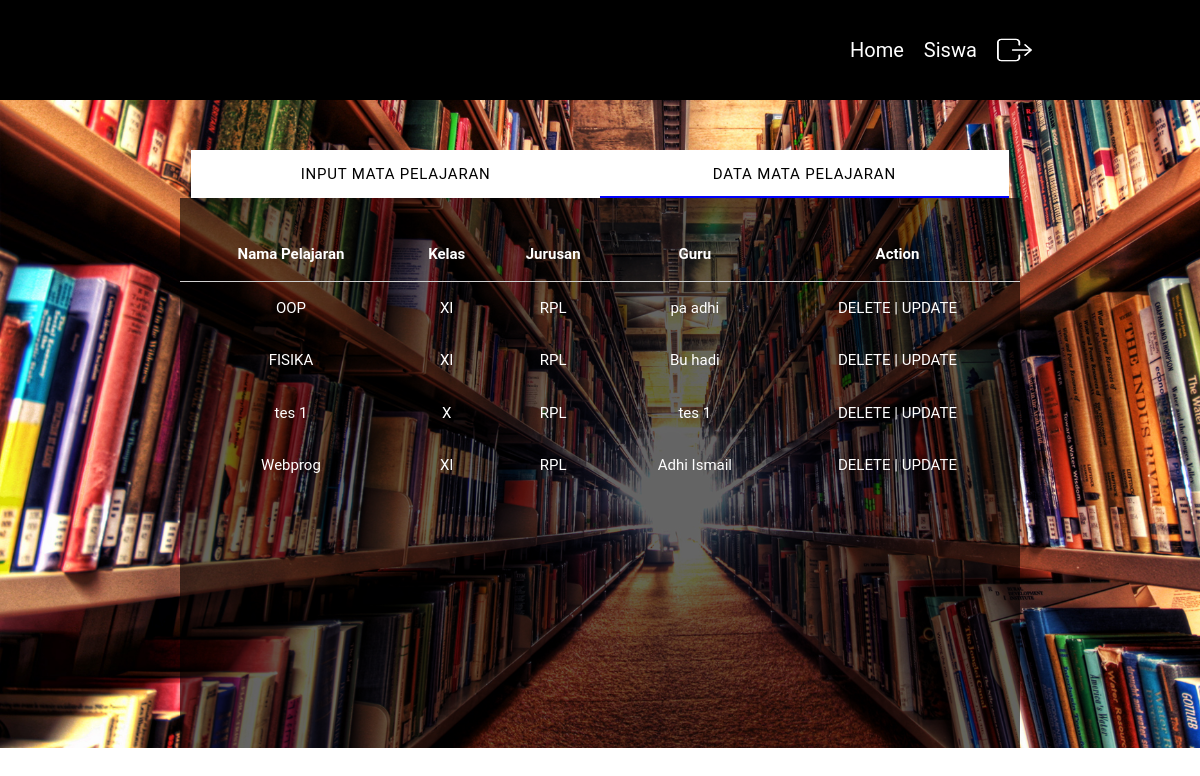
Page /admin/mapel/input.php on the committed database.
### tables this page shows
CREATE TABLE `tb_mapel` (
  `id_mapel` int(11) NOT NULL,
  `nama_pel` varchar(50) NOT NULL,
  `kelas` enum('X','XI','XII','XIII') NOT NULL,
  `jurusan` enum('RPL','TKJ','AK') NOT NULL,
  `guru` varchar(50) NOT NULL
);

### admin/mapel/input.php (the view, shortened to what this page needs)
<!DOCTYPE html>
<html lang="en">
<head>
	<link rel="stylesheet" href="../../asset/css/materialize.min.css">
	<link rel="stylesheet" href="../../asset/css/style.css">
</head>
<body style="background:url(../../asset/img/mapel.jpg)no-repeat;background-size:cover;">
<div class="navigasi">
	<ul class="forakun">
		<li class="nama_kelas"><a href="../admin.php" class="white-text">Home</a></li>
		<li class="nama_kelas"><a href="../siswa/inputsiswa.php" class="white-text">Siswa</a></li><li><a href="../../asset/log.php?op=out"><img src="../../asset/img/logout.png" width="35px" height="30px" style="margin:20px 0px;" alt=""></a></li>
</ul>
</div>
 <div class="row" style="margin-top:150px;">
   <div class="container">
    <div class="col s12">
      <ul class="tabs">
        <li class="tab col s3"><a href="#test1">Input Mata Pelajaran</a></li>
        <li class="tab col s3"><a class="active" href="#test2">Data Mata Pelajaran</a></li>
      </ul>
    </div>
    <div id="test2" class="col s12"style="background: rgba(0, 0, 0, 0.6);padding:30px 0px;height:550px;overflow-y:scroll;overflow-x:hidden;">
    <?php
$konek = mysqli_connect("localhost","root","","absensi");
$tampil = "SELECT * FROM tb_mapel";
$hasil = mysqli_query($konek,$tampil);
?>
    	<table>
        <thead class="white-text">
          <tr>
              <th data-field="id" class="center">Nama Pelajaran</th>
              <th data-field="name" class="center">Kelas</th>
              <th data-field="name" class="center">Jurusan</th>
              <th data-field="price" class="center">Guru</th>
              <th data-field="price" class="center">Action</th>
          </tr>
        </thead>
        <tbody class="white-text">
			<?php
	while($data=mysqli_fetch_array($hasil)){
		echo "
			<tr>
				<td class='center'>$data[nama_pel]</td>
				<td class='center'>$data[kelas]</td>
				<td class='center'>$data[jurusan]</td>
				<td class='center'>$data[guru]</td>
				<td class='center'><a href=\"delete.php?no=$data[id_mapel]\" class='white-text'>DELETE</a> | <a href=\"form_update.php?no=$data[id_mapel]\" class='white-text'>UPDATE</a></td>
			</tr>
		";
	}
?>
        </tbody>
      </table>
    </div>
   </div>
  </div>
</body>
</html>

### asset/css/style.css (style rules this page uses)
.nama_kelas { margin: 20px 0px; color: white; padding: 0px 10px; font-size: 20px; }
.row { margin: 0px 0px; }
.navigasi { position: fixed; top: 0; background: black; height: 100px; width: 100%; z-index: 99999; }
.forakun { float: right; width: 30%; margin: 5px 0px; }
.forakun li { float: left; display: inline-block; padding: 10px 10px; }

### rows in the picture
tb_mapel: nama_pel "OOP", kelas "XI", jurusan "RPL", guru "pa adhi"
tb_mapel: nama_pel "FISIKA", kelas "XI", jurusan "RPL", guru "Bu hadi"
tb_mapel: nama_pel "tes 1", kelas "X", jurusan "RPL", guru "tes 1"
tb_mapel: nama_pel "Webprog", kelas "XI", jurusan "RPL", guru "Adhi Ismail"
